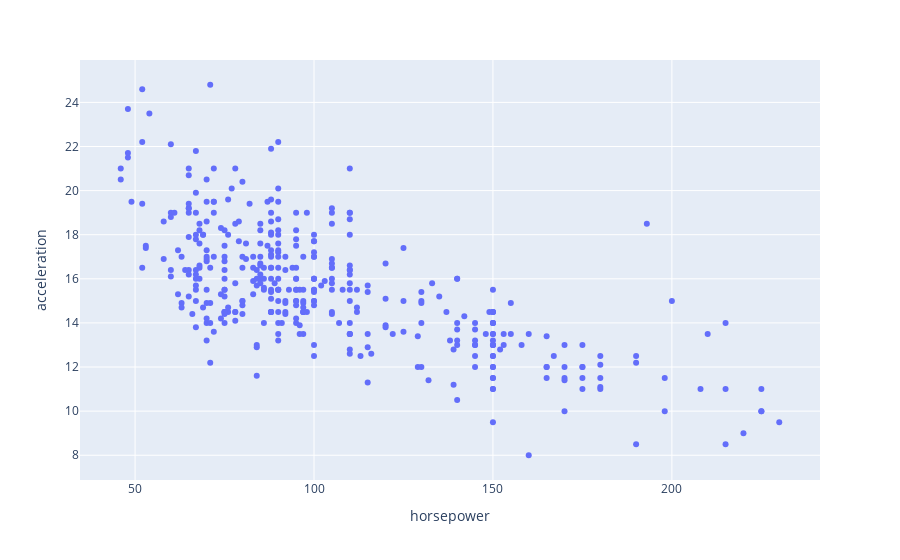

Notebook cell for this chart:
### Markdown cell above
### Create scatter plot

To represent the relationship between two numerical continuous variables:

1. x-axis → `horsepower`
2. y-axis → `acceleration`

### Code cell
df = pd.read_excel('cars.xlsx')
px.scatter(data_frame = df, x = 'horsepower', y = 'acceleration')

### Figure 1 — Plotly figure (JSON) as saved in the notebook; plotly's stock layout.template omitted (floating-point values rounded to 4 significant figures; data arrays with more than 128 entries replaced by an {"elided": "..."} marker saying what was removed)
{"data": [{"hovertemplate": "horsepower=%{x}<br>acceleration=%{y}<extra></extra>", "legendgroup": "", "marker": {"color": "#636efa", "symbol": "circle"}, "mode": "markers", "name": "", "orientation": "v", "showlegend": false, "type": "scatter", "x": {"elided": "398 int values"}, "xaxis": "x", "y": {"elided": "398 float values"}, "yaxis": "y"}], "layout": {"autosize": true, "legend": {"tracegroupgap": 0}, "margin": {"t": 60}, "xaxis": {"anchor": "y", "autorange": true, "domain": [0, 1], "range": [34.23, 241.8], "title": {"text": "horsepower"}, "type": "linear"}, "yaxis": {"anchor": "x", "autorange": true, "domain": [0, 1], "range": [6.699, 26.1], "title": {"text": "acceleration"}, "type": "linear"}}}
